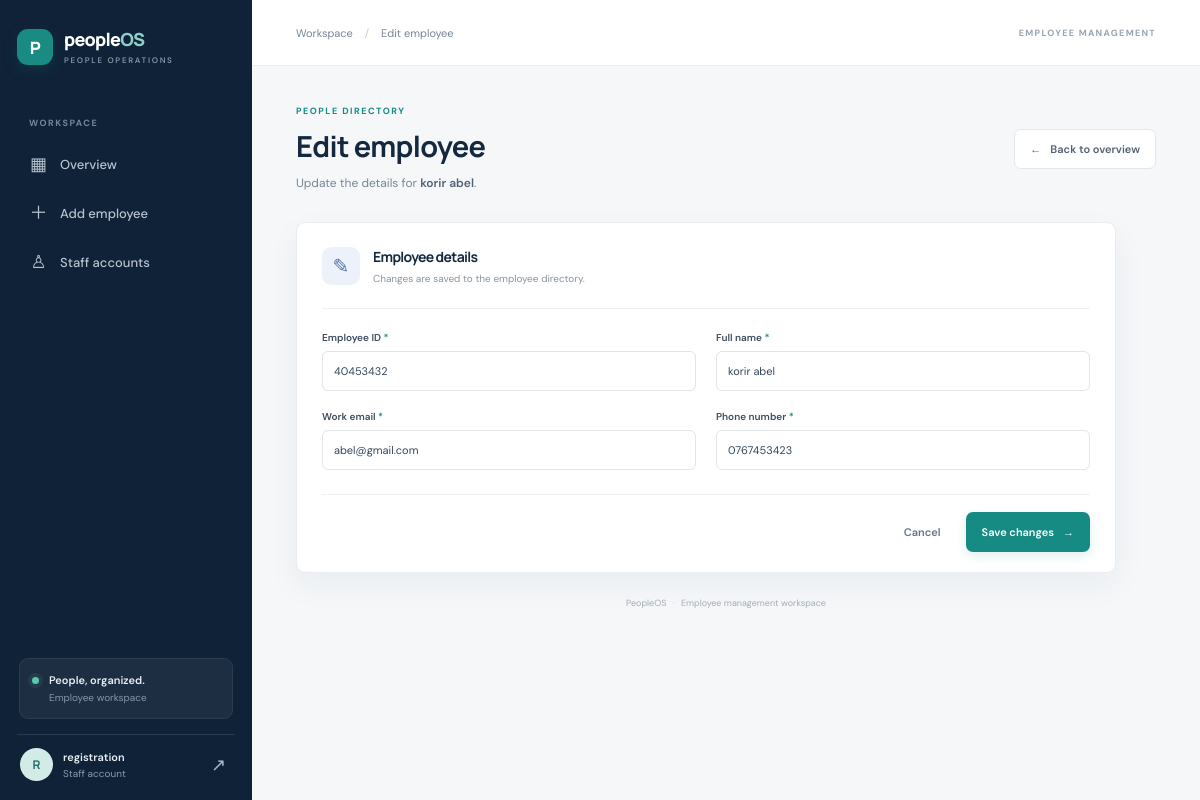
Page /edit/3/ (signed in) on the committed database.
### myapp/models.py (models this page shows, shortened)
class Employee(models.Model):
    eid = models.CharField(max_length=20)
    ename = models.CharField(max_length=100)
    eemail = models.EmailField()
    econtact = models.CharField(max_length=15)

### myapp/views.py (the view)
# urls.py: path("edit/<int:id>/", views.edit, name="edit"),
@login_required
def edit(request, id):
    employee = get_object_or_404(Employee, id=id)
    form = EmployeeForm(instance=employee)
    return render(
        request, "employee/edit.html", {"employee": employee, "form": form}
    )

### myapp/form.py
class EmployeeForm(forms.ModelForm):
    class Meta:
        model = Employee
        fields = "__all__"
        labels = {
            "eid": "Employee ID",
            "ename": "Full name",
            "eemail": "Work email",
            "econtact": "Phone number",
        }
        widgets = {
            "eid": forms.TextInput(attrs={"class": "form-control", "placeholder": "e.g. EMP-104"}),
            "ename": forms.TextInput(attrs={"class": "form-control", "placeholder": "Employee full name"}),
            "eemail": forms.EmailInput(attrs={"class": "form-control", "placeholder": "name@company.com"}),
            "econtact": forms.TextInput(attrs={"class": "form-control", "placeholder": "Phone number"}),
        }

### templates/employee/edit.html (shortened to what this page needs)
{% extends "base.html" %}
{% block breadcrumb %}Edit employee{% endblock %}
{% block content %}
<section class="page-heading">
    <div><p class="eyebrow">PEOPLE DIRECTORY</p><h1>Edit employee</h1><p class="page-lead">Update the details for <strong>{{ employee.ename }}</strong>.</p></div>
    <a class="button button-secondary" href="{% url 'show' %}"><span aria-hidden="true">←</span> Back to overview</a>
</section>
<section class="form-panel">
    <div class="panel-heading"><div class="panel-icon panel-icon-edit">✎</div><div><h2>Employee details</h2><p>Changes are saved to the employee directory.</p></div></div>
    <form method="post" action="{% url 'update' employee.id %}" class="employee-form">
        <div class="form-grid">
            {% for field in form %}
                <div class="field-wrap">
                    <label for="{{ field.id_for_label }}">{{ field.label }} <span class="required">*</span></label>
                    {{ field }}
                </div>
            {% endfor %}
        </div>
        <div class="form-actions"><a class="button button-quiet" href="{% url 'show' %}">Cancel</a><button class="button button-primary" type="submit">Save changes <span aria-hidden="true">→</span></button></div>
    </form>
</section>
{% endblock %}

### templates/base.html (shortened to what this page needs)
{% load static %}
<!doctype html>
<html lang="en">
<head>
    <link rel="stylesheet" href="{% static 'myapp/css/style.css' %}">
</head>
<body class="app-shell">
    <aside class="sidebar">
        <a class="brand" href="{% url 'show' %}">
            <span class="brand-mark">P</span>
            <span>people<span class="brand-light">OS</span><small>PEOPLE OPERATIONS</small></span>
        </a>
        <div class="nav-caption">WORKSPACE</div>
        <nav class="side-nav" aria-label="Main navigation">
            <a class="nav-link {% if request.resolver_match.url_name == 'show' %}active{% endif %}" href="{% url 'show' %}">
                <span class="nav-icon">▦</span> Overview
            </a>
            <a class="nav-link {% if request.resolver_match.url_name == 'createEmp' %}active{% endif %}" href="{% url 'createEmp' %}">
                <span class="nav-icon">＋</span> Add employee
            </a>
            {% if user.is_superuser %}
                <a class="nav-link {% if request.resolver_match.url_name == 'register_staff' %}active{% endif %}" href="{% url 'register_staff' %}">
                    <span class="nav-icon">♙</span> Staff accounts
                </a>
            {% endif %}
        </nav>
        <div class="sidebar-bottom">
            <div class="help-card"><span class="help-dot"></span><div><strong>People, organized.</strong><small>Employee workspace</small></div></div>
            <div class="user-card">
                <span class="avatar">{{ user.username|first|upper }}</span>
                <div class="user-info"><strong>{{ user.get_username }}</strong><small>Staff account</small></div>
                <form method="post" action="{% url 'logout' %}">
                    <button class="icon-button logout-button" type="submit" aria-label="Sign out" title="Sign out">↗</button>
                </form>
            </div>
        </div>
    </aside>
    <main class="main-content">
        <header class="topbar">
            <div class="breadcrumb">Workspace <span>/</span> {% block breadcrumb %}Overview{% endblock %}</div>
            <div class="topbar-date">EMPLOYEE MANAGEMENT</div>
        </header>
        <div class="page-content">
            {% block content %}{% endblock %}
            <footer class="page-footer">PeopleOS <span>·</span> Employee management workspace</footer>
        </div>
    </main>
</body>
</html>

### rows in the picture
Employee: ename "korir abel", form "40453432" "korir abel" "abel@gmail.com" "0767453423"

### other values in the picture
{{ user.username|first|upper }} "R"
{{ user.get_username }} "registration"
{{ field.label }} "Employee ID" "Full name" "Work email" "Phone number"
